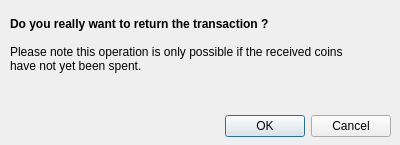
<?xml version="1.0" encoding="UTF-8"?>
<ui version="4.0">
 <class>RefundDialog</class>
 <widget class="QDialog" name="RefundDialog">
  <property name="geometry">
   <rect>
    <x>0</x>
    <y>0</y>
    <width>400</width>
    <height>145</height>
   </rect>
  </property>
  <property name="windowTitle">
   <string>Confirm transaction return</string>
  </property>
  <widget class="QDialogButtonBox" name="buttonBox">
   <property name="geometry">
    <rect>
     <x>20</x>
     <y>110</y>
     <width>371</width>
     <height>32</height>
    </rect>
   </property>
   <property name="orientation">
    <enum>Qt::Horizontal</enum>
   </property>
   <property name="standardButtons">
    <set>QDialogButtonBox::Cancel|QDialogButtonBox::Ok</set>
   </property>
  </widget>
  <widget class="QLabel" name="label">
   <property name="geometry">
    <rect>
     <x>10</x>
     <y>10</y>
     <width>381</width>
     <height>71</height>
    </rect>
   </property>
   <property name="text">
    <string>&lt;html&gt;&lt;head/&gt;&lt;body&gt;&lt;p&gt;&lt;b&gt;Do you really want to return the transaction ?&lt;/b&gt;&lt;br/&gt;&lt;br/&gt;Please note this operation is only possible if the received coins&lt;br/&gt;have not yet been spent.&lt;/p&gt;&lt;/body&gt;&lt;/html&gt;</string>
   </property>
   <property name="scaledContents">
    <bool>false</bool>
   </property>
  </widget>
 </widget>
 <resources/>
 <connections>
  <connection>
   <sender>buttonBox</sender>
   <signal>accepted()</signal>
   <receiver>RefundDialog</receiver>
   <slot>accept()</slot>
   <hints>
    <hint type="sourcelabel">
     <x>248</x>
     <y>254</y>
    </hint>
    <hint type="destinationlabel">
     <x>157</x>
     <y>274</y>
    </hint>
   </hints>
  </connection>
  <connection>
   <sender>buttonBox</sender>
   <signal>rejected()</signal>
   <receiver>RefundDialog</receiver>
   <slot>reject()</slot>
   <hints>
    <hint type="sourcelabel">
     <x>316</x>
     <y>260</y>
    </hint>
    <hint type="destinationlabel">
     <x>286</x>
     <y>274</y>
    </hint>
   </hints>
  </connection>
 </connections>
</ui>
